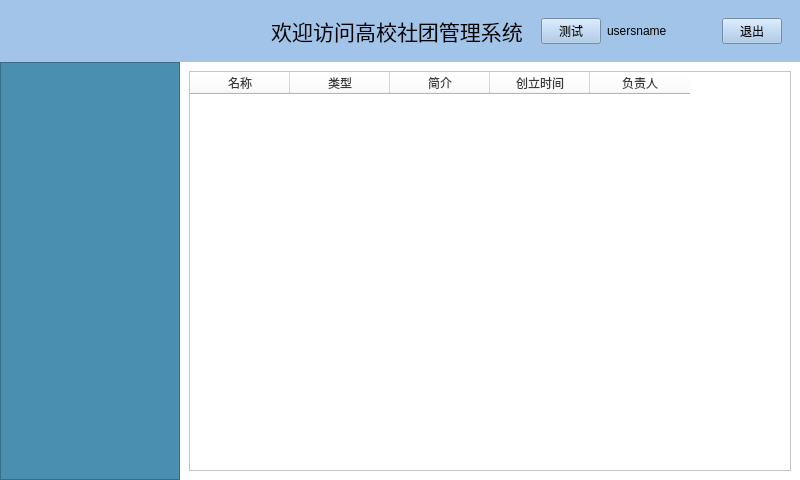
<?xml version="1.0" encoding="UTF-8"?>
<ui version="4.0">
 <class>Widget</class>
 <widget class="QWidget" name="Widget">
  <property name="geometry">
   <rect>
    <x>0</x>
    <y>0</y>
    <width>800</width>
    <height>480</height>
   </rect>
  </property>
  <property name="minimumSize">
   <size>
    <width>800</width>
    <height>480</height>
   </size>
  </property>
  <property name="windowTitle">
   <string>高校社团访问系统</string>
  </property>
  <property name="windowIcon">
   <iconset theme="QIcon::ThemeIcon::AddressBookNew"/>
  </property>
  <property name="toolTip">
   <string/>
  </property>
  <property name="styleSheet">
   <string notr="true">background-color: rgb(161, 196, 232);</string>
  </property>
  <layout class="QGridLayout" name="gridLayout_3">
   <property name="leftMargin">
    <number>0</number>
   </property>
   <property name="topMargin">
    <number>0</number>
   </property>
   <property name="rightMargin">
    <number>0</number>
   </property>
   <property name="bottomMargin">
    <number>0</number>
   </property>
   <property name="spacing">
    <number>0</number>
   </property>
   <item row="0" column="1" colspan="3">
    <widget class="QWidget" name="widget_2" native="true">
     <property name="styleSheet">
      <string notr="true"/>
     </property>
     <layout class="QGridLayout" name="gridLayout" columnstretch="1,1,1">
      <item row="0" column="0">
       <spacer name="horizontalSpacer">
        <property name="orientation">
         <enum>Qt::Orientation::Horizontal</enum>
        </property>
        <property name="sizeHint" stdset="0">
         <size>
          <width>40</width>
          <height>20</height>
         </size>
        </property>
       </spacer>
      </item>
      <item row="0" column="1">
       <widget class="QLabel" name="label">
        <property name="font">
         <font>
          <family>黑体</family>
          <pointsize>16</pointsize>
         </font>
        </property>
        <property name="text">
         <string>欢迎访问高校社团管理系统</string>
        </property>
        <property name="alignment">
         <set>Qt::AlignmentFlag::AlignCenter</set>
        </property>
       </widget>
      </item>
      <item row="0" column="2">
       <widget class="QWidget" name="widget" native="true">
        <layout class="QGridLayout" name="gridLayout_2" rowstretch="0,0" columnstretch="0,0,0">
         <item row="1" column="1">
          <widget class="QLabel" name="usersname">
           <property name="text">
            <string>usersname</string>
           </property>
          </widget>
         </item>
         <item row="1" column="2">
          <widget class="QPushButton" name="exitButton">
           <property name="minimumSize">
            <size>
             <width>60</width>
             <height>0</height>
            </size>
           </property>
           <property name="maximumSize">
            <size>
             <width>60</width>
             <height>16777215</height>
            </size>
           </property>
           <property name="text">
            <string>退出</string>
           </property>
          </widget>
         </item>
         <item row="1" column="0">
          <widget class="QPushButton" name="testButtom">
           <property name="minimumSize">
            <size>
             <width>60</width>
             <height>0</height>
            </size>
           </property>
           <property name="maximumSize">
            <size>
             <width>60</width>
             <height>16777215</height>
            </size>
           </property>
           <property name="text">
            <string>测试</string>
           </property>
          </widget>
         </item>
        </layout>
       </widget>
      </item>
     </layout>
    </widget>
   </item>
   <item row="3" column="1">
    <widget class="QTreeWidget" name="treeWidget">
     <property name="maximumSize">
      <size>
       <width>180</width>
       <height>16777215</height>
      </size>
     </property>
     <property name="styleSheet">
      <string notr="true">background-color: rgb(74, 143, 176);</string>
     </property>
     <attribute name="headerVisible">
      <bool>false</bool>
     </attribute>
     <column>
      <property name="text">
       <string/>
      </property>
     </column>
    </widget>
   </item>
   <item row="3" column="2">
    <widget class="QStackedWidget" name="stackedWidget">
     <property name="styleSheet">
      <string notr="true">background-color: rgb(255, 255, 255)</string>
     </property>
     <property name="currentIndex">
      <number>6</number>
     </property>
     <widget class="QWidget" name="page_manage3">
      <layout class="QGridLayout" name="gridLayout_7">
       <item row="0" column="0">
        <layout class="QGridLayout" name="manage3_layout">
         <item row="0" column="0">
          <spacer name="horizontalSpacer_3">
           <property name="orientation">
            <enum>Qt::Orientation::Horizontal</enum>
           </property>
           <property name="sizeHint" stdset="0">
            <size>
             <width>40</width>
             <height>20</height>
            </size>
           </property>
          </spacer>
         </item>
         <item row="0" column="5">
          <widget class="QPushButton" name="pushButton">
           <property name="maximumSize">
            <size>
             <width>80</width>
             <height>16777215</height>
            </size>
           </property>
           <property name="text">
            <string>删除</string>
           </property>
          </widget>
         </item>
         <item row="0" column="1">
          <widget class="QPushButton" name="pushButton_3">
           <property name="maximumSize">
            <size>
             <width>80</width>
             <height>16777215</height>
            </size>
           </property>
           <property name="text">
            <string>添加</string>
           </property>
          </widget>
         </item>
         <item row="0" column="3">
          <widget class="QPushButton" name="pushButton_2">
           <property name="maximumSize">
            <size>
             <width>80</width>
             <height>16777215</height>
            </size>
           </property>
           <property name="text">
            <string>修改</string>
           </property>
          </widget>
         </item>
         <item row="0" column="6">
          <spacer name="horizontalSpacer_2">
           <property name="orientation">
            <enum>Qt::Orientation::Horizontal</enum>
           </property>
           <property name="sizeHint" stdset="0">
            <size>
             <width>40</width>
             <height>20</height>
            </size>
           </property>
          </spacer>
         </item>
         <item row="2" column="0" colspan="7">
          <widget class="QTableWidget" name="manage3_table">
           <property name="styleSheet">
            <string notr="true">background-color: rgb(255, 255, 255);
color: rgb(57, 57, 57);</string>
           </property>
           <column>
            <property name="text">
             <string>社团ID</string>
            </property>
           </column>
           <column>
            <property name="text">
             <string>活动名称</string>
            </property>
           </column>
           <column>
            <property name="text">
             <string>开始日期</string>
            </property>
           </column>
           <column>
            <property name="text">
             <string>类型</string>
            </property>
           </column>
           <column>
            <property name="text">
             <string>简介</string>
            </property>
           </column>
          </widget>
         </item>
        </layout>
       </item>
      </layout>
     </widget>
     <widget class="QWidget" name="page_manage1">
      <layout class="QGridLayout" name="gridLayout_4">
       <item row="0" column="4">
        <widget class="QPushButton" name="delete_button">
         <property name="maximumSize">
          <size>
           <width>80</width>
           <height>16777215</height>
          </size>
         </property>
         <property name="text">
          <string>删除</string>
         </property>
        </widget>
       </item>
       <item row="0" column="1">
        <spacer name="horizontalSpacer_6">
         <property name="orientation">
          <enum>Qt::Orientation::Horizontal</enum>
         </property>
         <property name="sizeHint" stdset="0">
          <size>
           <width>40</width>
           <height>20</height>
          </size>
         </property>
        </spacer>
       </item>
       <item row="0" column="3">
        <widget class="QPushButton" name="pushButton_9">
         <property name="maximumSize">
          <size>
           <width>80</width>
           <height>16777215</height>
          </size>
         </property>
         <property name="text">
          <string>修改</string>
         </property>
        </widget>
       </item>
       <item row="0" column="2">
        <widget class="QPushButton" name="add_button">
         <property name="maximumSize">
          <size>
           <width>80</width>
           <height>16777215</height>
          </size>
         </property>
         <property name="text">
          <string>添加</string>
         </property>
        </widget>
       </item>
       <item row="0" column="5">
        <spacer name="horizontalSpacer_7">
         <property name="orientation">
          <enum>Qt::Orientation::Horizontal</enum>
         </property>
         <property name="sizeHint" stdset="0">
          <size>
           <width>40</width>
           <height>20</height>
          </size>
         </property>
        </spacer>
       </item>
       <item row="3" column="0" colspan="6">
        <widget class="QTableWidget" name="manage1_table">
         <property name="styleSheet">
          <string notr="true">background-color: rgb(255, 255, 255);
color: rgb(57, 57, 57);</string>
         </property>
         <column>
          <property name="text">
           <string>用户名</string>
          </property>
         </column>
         <column>
          <property name="text">
           <string>邮箱</string>
          </property>
         </column>
         <column>
          <property name="text">
           <string>个人简介</string>
          </property>
         </column>
         <column>
          <property name="text">
           <string>密码</string>
          </property>
         </column>
        </widget>
       </item>
      </layout>
     </widget>
     <widget class="QWidget" name="page_manage2">
      <layout class="QGridLayout" name="gridLayout_9">
       <item row="0" column="0">
        <layout class="QGridLayout" name="manage2_layout">
         <item row="0" column="1">
          <widget class="QPushButton" name="pushButton_5">
           <property name="maximumSize">
            <size>
             <width>80</width>
             <height>16777215</height>
            </size>
           </property>
           <property name="styleSheet">
            <string notr="true">
color: rgb(2, 2, 2);</string>
           </property>
           <property name="text">
            <string>添加</string>
           </property>
          </widget>
         </item>
         <item row="2" column="0" colspan="7">
          <widget class="QTableWidget" name="manage2_table">
           <property name="styleSheet">
            <string notr="true">background-color: rgb(255, 255, 255);
color: rgb(57, 57, 57);</string>
           </property>
           <column>
            <property name="text">
             <string>社团ID</string>
            </property>
           </column>
           <column>
            <property name="text">
             <string>活动名称</string>
            </property>
           </column>
           <column>
            <property name="text">
             <string>开始日期</string>
            </property>
           </column>
           <column>
            <property name="text">
             <string>类型</string>
            </property>
           </column>
           <column>
            <property name="text">
             <string>简介</string>
            </property>
           </column>
          </widget>
         </item>
         <item row="0" column="3">
          <widget class="QPushButton" name="pushButton_6">
           <property name="maximumSize">
            <size>
             <width>80</width>
             <height>16777215</height>
            </size>
           </property>
           <property name="styleSheet">
            <string notr="true">color: rgb(0, 0, 0);</string>
           </property>
           <property name="text">
            <string>修改</string>
           </property>
          </widget>
         </item>
         <item row="0" column="0">
          <spacer name="horizontalSpacer_4">
           <property name="orientation">
            <enum>Qt::Orientation::Horizontal</enum>
           </property>
           <property name="sizeHint" stdset="0">
            <size>
             <width>40</width>
             <height>20</height>
            </size>
           </property>
          </spacer>
         </item>
         <item row="0" column="6">
          <spacer name="horizontalSpacer_5">
           <property name="orientation">
            <enum>Qt::Orientation::Horizontal</enum>
           </property>
           <property name="sizeHint" stdset="0">
            <size>
             <width>40</width>
             <height>20</height>
            </size>
           </property>
          </spacer>
         </item>
         <item row="0" column="5">
          <widget class="QPushButton" name="pushButton_4">
           <property name="maximumSize">
            <size>
             <width>80</width>
             <height>16777215</height>
            </size>
           </property>
           <property name="styleSheet">
            <string notr="true">color: rgb(0, 0, 0);</string>
           </property>
           <property name="text">
            <string>删除</string>
           </property>
          </widget>
         </item>
        </layout>
       </item>
      </layout>
     </widget>
     <widget class="QWidget" name="page_home3">
      <layout class="QGridLayout" name="gridLayout_6">
       <item row="0" column="0">
        <widget class="QTableWidget" name="home3_table">
         <property name="styleSheet">
          <string notr="true">background-color: rgb(255, 255, 255);
color: rgb(57, 57, 57);</string>
         </property>
         <column>
          <property name="text">
           <string>社团ID</string>
          </property>
         </column>
         <column>
          <property name="text">
           <string>活动名称</string>
          </property>
         </column>
         <column>
          <property name="text">
           <string>开始日期</string>
          </property>
         </column>
         <column>
          <property name="text">
           <string>类型</string>
          </property>
         </column>
         <column>
          <property name="text">
           <string>简介</string>
          </property>
         </column>
        </widget>
       </item>
      </layout>
     </widget>
     <widget class="QWidget" name="page_home1">
      <layout class="QGridLayout" name="gridLayout_10">
       <item row="2" column="1">
        <widget class="QLabel" name="label_5">
         <property name="text">
          <string>TextLabel</string>
         </property>
        </widget>
       </item>
       <item row="4" column="0">
        <widget class="QLabel" name="label_8">
         <property name="styleSheet">
          <string notr="true">color:rgb(0, 0, 0)</string>
         </property>
         <property name="text">
          <string>密码：</string>
         </property>
         <property name="alignment">
          <set>Qt::AlignmentFlag::AlignRight|Qt::AlignmentFlag::AlignTrailing|Qt::AlignmentFlag::AlignVCenter</set>
         </property>
        </widget>
       </item>
       <item row="1" column="1">
        <widget class="QLabel" name="label_3">
         <property name="text">
          <string>TextLabel</string>
         </property>
        </widget>
       </item>
       <item row="2" column="0">
        <widget class="QLabel" name="label_4">
         <property name="styleSheet">
          <string notr="true">color:rgb(0, 0, 0)</string>
         </property>
         <property name="text">
          <string>邮箱：</string>
         </property>
         <property name="alignment">
          <set>Qt::AlignmentFlag::AlignRight|Qt::AlignmentFlag::AlignTrailing|Qt::AlignmentFlag::AlignVCenter</set>
         </property>
        </widget>
       </item>
       <item row="3" column="0">
        <widget class="QLabel" name="label_6">
         <property name="styleSheet">
          <string notr="true">color:rgb(0, 0, 0)</string>
         </property>
         <property name="text">
          <string>个人简介：</string>
         </property>
         <property name="alignment">
          <set>Qt::AlignmentFlag::AlignRight|Qt::AlignmentFlag::AlignTrailing|Qt::AlignmentFlag::AlignVCenter</set>
         </property>
        </widget>
       </item>
       <item row="3" column="1">
        <widget class="QLabel" name="label_7">
         <property name="text">
          <string>TextLabel</string>
         </property>
        </widget>
       </item>
       <item row="1" column="0">
        <widget class="QLabel" name="label_2">
         <property name="styleSheet">
          <string notr="true">color:rgb(0, 0, 0)</string>
         </property>
         <property name="text">
          <string>用户名：</string>
         </property>
         <property name="alignment">
          <set>Qt::AlignmentFlag::AlignRight|Qt::AlignmentFlag::AlignTrailing|Qt::AlignmentFlag::AlignVCenter</set>
         </property>
        </widget>
       </item>
       <item row="4" column="1">
        <widget class="QLabel" name="label_9">
         <property name="text">
          <string>TextLabel</string>
         </property>
        </widget>
       </item>
       <item row="5" column="0" colspan="2">
        <spacer name="verticalSpacer_2">
         <property name="orientation">
          <enum>Qt::Orientation::Vertical</enum>
         </property>
         <property name="sizeHint" stdset="0">
          <size>
           <width>20</width>
           <height>40</height>
          </size>
         </property>
        </spacer>
       </item>
       <item row="0" column="0" colspan="2">
        <spacer name="verticalSpacer">
         <property name="orientation">
          <enum>Qt::Orientation::Vertical</enum>
         </property>
         <property name="sizeHint" stdset="0">
          <size>
           <width>10</width>
           <height>20</height>
          </size>
         </property>
        </spacer>
       </item>
      </layout>
     </widget>
     <widget class="QWidget" name="page_recent_act">
      <layout class="QGridLayout" name="gridLayout_5">
       <item row="0" column="0">
        <widget class="QTableWidget" name="recent_act_table">
         <property name="styleSheet">
          <string notr="true">background-color: rgb(255, 255, 255);
color: rgb(57, 57, 57);</string>
         </property>
         <column>
          <property name="text">
           <string>社团ID</string>
          </property>
         </column>
         <column>
          <property name="text">
           <string>活动名称</string>
          </property>
         </column>
         <column>
          <property name="text">
           <string>开始日期</string>
          </property>
         </column>
         <column>
          <property name="text">
           <string>类型</string>
          </property>
         </column>
         <column>
          <property name="text">
           <string>简介</string>
          </property>
         </column>
        </widget>
       </item>
      </layout>
     </widget>
     <widget class="QWidget" name="page_home2">
      <layout class="QGridLayout" name="gridLayout_8">
       <item row="0" column="0">
        <widget class="QTableWidget" name="home2_table">
         <property name="styleSheet">
          <string notr="true">background-color: rgb(255, 255, 255);
color: rgb(57, 57, 57);</string>
         </property>
         <column>
          <property name="text">
           <string>名称</string>
          </property>
         </column>
         <column>
          <property name="text">
           <string>类型</string>
          </property>
         </column>
         <column>
          <property name="text">
           <string>简介</string>
          </property>
         </column>
         <column>
          <property name="text">
           <string>创立时间</string>
          </property>
         </column>
         <column>
          <property name="text">
           <string>负责人</string>
          </property>
         </column>
        </widget>
       </item>
      </layout>
     </widget>
    </widget>
   </item>
  </layout>
 </widget>
 <resources/>
 <connections/>
</ui>
